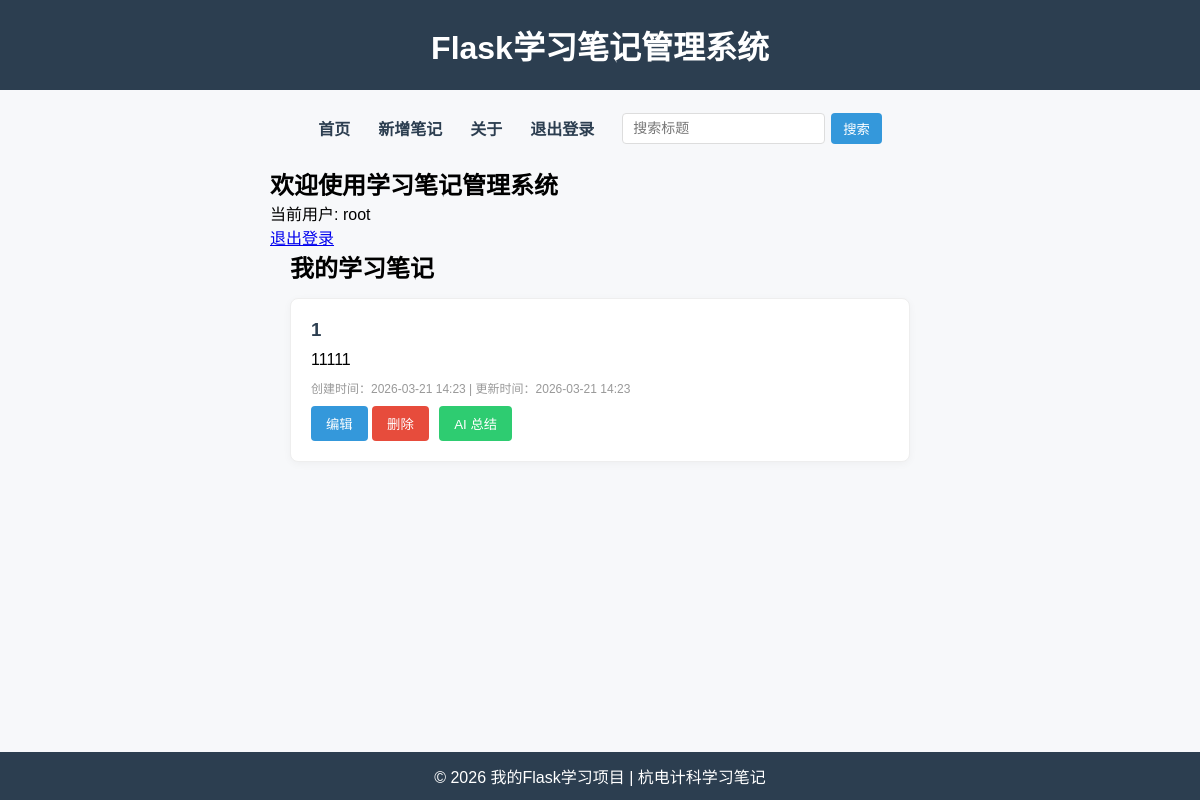
Page / (signed in) on the earlier database version.
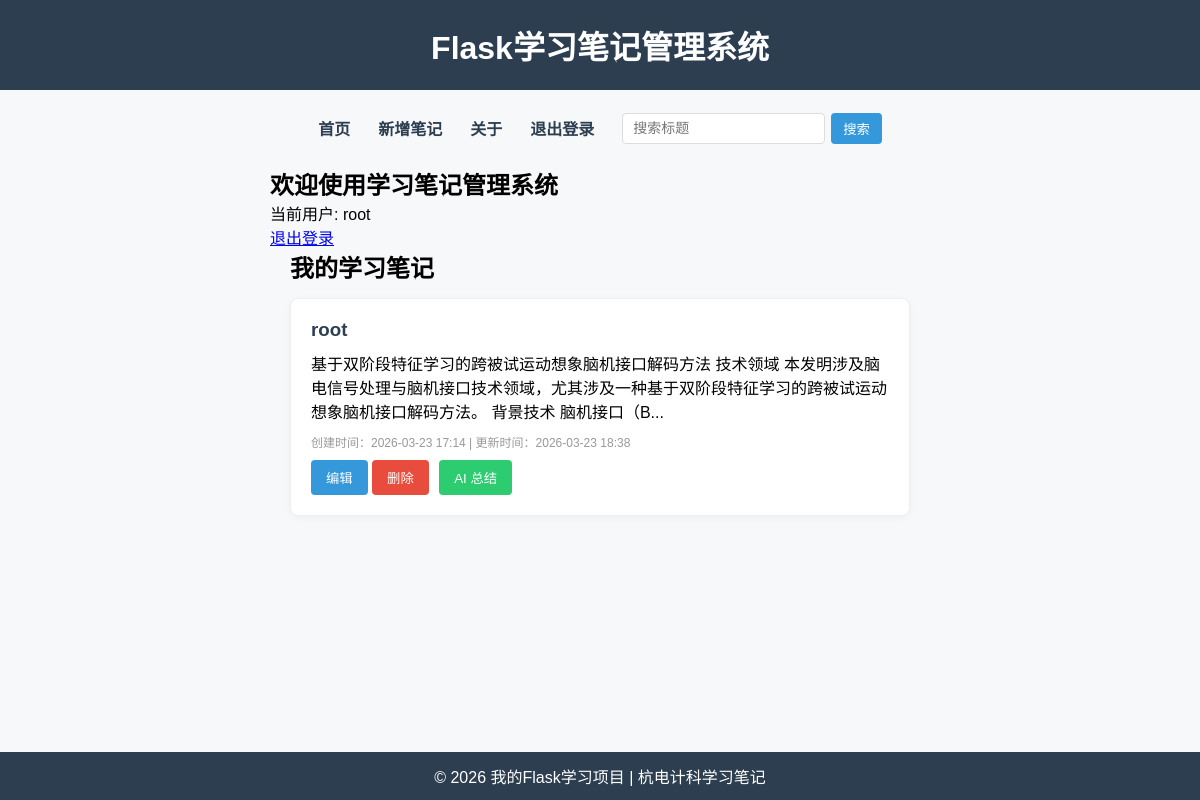
Same page on the later database version.
### models.py (models this page shows, shortened)
class User(db.Model):
    __tablename__ = 'user'
    id = db.Column(db.Integer, primary_key=True)
    username = db.Column(db.String(80), unique=True, nullable=False)
    password = db.Column(db.String(255), nullable=False)
    notes = db.relationship('Note', backref='user', lazy=True)

class Note(db.Model):
    __tablename__ = 'notes'
    id = db.Column(db.Integer, primary_key=True)  # 主键ID
    title = db.Column(db.String(100), nullable=False)  # 笔记标题（必填）
    content = db.Column(db.Text, nullable=False)  # 笔记内容（必填）
    create_time = db.Column(db.DateTime, default=datetime.now)  # 创建时间（自动生成）
    update_time = db.Column(db.DateTime, default=datetime.now, onupdate=datetime.now)  # 更新时间
    user_id = db.Column(db.Integer, db.ForeignKey('user.id'), nullable=False)
    def to_dict(self):
        return {
            'id': self.id,
            'title': self.title,
            'content': self.content,
            'create_time': self.create_time.strftime('%Y-%m-%d %H:%M'),
            'update_time': self.update_time.strftime('%Y-%m-%d %H:%M')
        }

### routes.py (the view)
    @app.route('/')
    def index():
        check = login_required()
        if check: return check
        user = get_current_user()
        notes = Note.query.filter_by(user_id=user.id).order_by(Note.update_time.desc()).all()
        return render_template('index.html', notes=notes, username=user.username)

### utils.py (called while the page is built)
def get_current_user():
    user_id = session.get("user_id")
    if not user_id:
        return None
    return User.query.get(user_id)

def login_required():
    if not get_current_user():
        return redirect("/login")
    return None

### templates/index.html (shortened to what this page needs)
{% extends "base.html" %}
{% block content %}
<h2>欢迎使用学习笔记管理系统</h2>
{% if not session.user_id %}
<div class="form-group">
    <h3>登录</h3>
    <form id="loginForm">
        <label for="username">用户名:</label>
        <input type="text" id="username" name="username" required>
        <label for="password">密码:</label>
        <input type="password" id="password" name="password" required>
        <button type="submit" class="btn btn-primary">登录</button>
    </form>
</div>
{% else %}
<p>当前用户: {{ username }}</p>
<a href="/logout">退出登录</a>
{% endif %}
{% if notes %}
<div class="container">
    <h2>我的学习笔记</h2>
    {% for note in notes %}
    <div class="note-item">
        <h3>{{ note.title }}</h3>
        <p>{{ note.content[:100] }}{% if note.content|length > 100 %}...{% endif %}</p>
        <div class="meta">
            {% set note_dict = note.to_dict() %}
            创建时间：{{ note_dict.create_time }} |
            更新时间：{{ note_dict.update_time }}
        </div>
        <div>
            <a href="/edit/{{ note.id }}"><button class="btn btn-primary">编辑</button></a>
            <form action="/delete/{{ note.id }}" method="post" style="display: inline;">
                <button type="submit" class="btn btn-danger" onclick="return confirm('确定删除吗？')">删除</button>
            </form>
            <button class="btn btn-success ai-summary-btn" data-note-id="{{ note.id }}">
                AI 总结
            </button>
        </div>
    </div>
    {% endfor %}
</div>
{% else %}
<p>暂无笔记，<a href="/add">点击新增</a>你的第一条笔记吧！</p>
{% endif %}
{% endblock %}

### templates/base.html (shortened to what this page needs)
<!DOCTYPE html>
<html lang="zh-CN">
<head>
</head>
<body>
    <header>
        <h1>Flask学习笔记管理系统</h1>
    </header>
    <nav>
        <a href="/">首页</a>
        <a href="/add">新增笔记</a>
        <a href="/about">关于</a>
        {% if not session.user_id %}
            <a href="/login">登录</a>
            <a href="/register">注册</a>
        {% else %}
            <a href="/logout">退出登录</a>
        {% endif %}
        <form action="/search" method="get">
            <input type="text" name="keyword" placeholder="搜索标题">
            <button type="submit">搜索</button>
        </form>
    </nav>
    <div class="container">
        {% block content %}{% endblock %}
    </div>
    <footer>
        © 2026 我的Flask学习项目 | 杭电计科学习笔记
    </footer>
</body>
</html>

### templates/base.html (style rules this page uses)
* { margin: 0; padding: 0; box-sizing: border-box; }
body { font-family: "Microsoft YaHei", Arial, sans-serif; padding-bottom: 60px; background-color: #f7f8fa; }
header { background: #2c3e50; color: white; padding: 22px; text-align: center; }
nav { margin: 20px 0; display: flex; justify-content: center; align-items: center; gap: 28px; flex-wrap: wrap; font-size: 16px; }
nav a { text-decoration: none; color: #2c3e50; font-weight: bold; padding: 6px 0; }
nav form { display: flex; gap: 6px; }
nav input { padding: 6px 10px; border: 1px solid #ddd; border-radius: 4px; font-size: 14px; }
nav button { padding: 6px 12px; background: #3498db; color: white; border: none; border-radius: 4px; cursor: pointer; }
.container { max-width: 700px; margin: 0 auto; padding: 0 20px; }
footer { background: #2c3e50; color: white; text-align: center; padding: 12px; position: fixed; bottom: 0; width: 100%; }
.btn { padding: 8px 15px; border: none; border-radius: 4px; cursor: pointer; }
.btn-success { background: #2ecc71; color: white; margin-left:6px; }
.btn-primary { background: #3498db; color: white; }
.btn-danger { background: #e74c3c; color: white; }
.note-item { border: 1px solid #eee; padding: 20px; margin: 14px 0; border-radius: 8px; background: white; box-shadow: 0 2px 8px rgba(0,0,0,0.04); }
.note-item h3 { color: #2c3e50; margin-bottom: 10px; }
.note-item .meta { color: #999; font-size: 12px; margin: 10px 0; }

Differences in the rows shown:
removed Note: title "1", content "11111", create_time "2026-03-21 14:23", update_time "2026-03-21 14:23"
added Note: title "root", content "基于双阶段特征学习的跨被试运动想象脑机接口解码方法 技术领域 本发明涉及脑电信号处理与脑机接口技术领域，尤其涉及一种基于双阶段特征学习的跨被试运动想象脑机接口解码方法。 背景技术 脑机接口（B", create_time "2026-03-23 17:14", update_time "2026-03-23 18:38"
